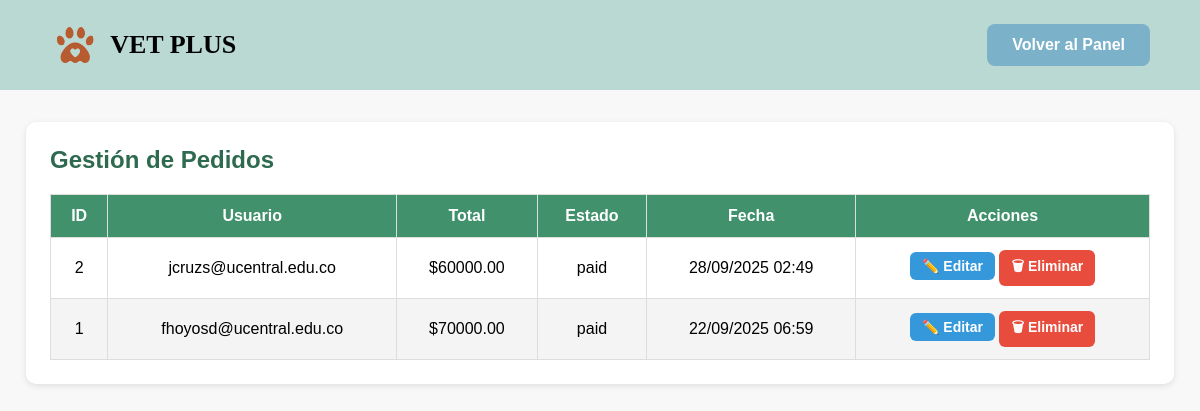
Page /orders/manage (signed in) on the committed database.
### vetplus/models.py (models this page shows)
class Order(db.Model):
    id = db.Column(db.Integer, primary_key = True)
    user_id = db.Column(db.Integer, db.ForeignKey("user.id"), nullable = False)
    full_name = db.Column(db.String(150), nullable = False)
    address = db.Column(db.String(200), nullable = False)
    phone = db.Column(db.String(20), nullable = False)
    payment_method = db.Column(db.String(50), nullable = False)
    card_number = db.Column(db.String(20), nullable = True)
    card_expiry = db.Column(db.String(7), nullable = True)
    created_at = db.Column(db.DateTime, default = datetime.utcnow)
    total = db.Column(db.Float, nullable = False)
    status = db.Column(db.String(20), default = "pending")  # pending, paid, cancelled
    user = db.relationship("User", backref = "orders")
    details = db.relationship("OrderDetail", backref = "order", cascade = "all, delete-orphan")

class User(db.Model, UserMixin):
    id = db.Column(db.Integer, primary_key = True)
    username = db.Column(db.String(50), unique = True, nullable = False)
    password = db.Column(db.String(100), nullable = False)
    role = db.Column(db.String(20), nullable = False, default = "owner") # owner, vet, admin
    name = db.Column(db.String(50), nullable = False)
    email = db.Column(db.String(100), unique = True, nullable = False)
    phone = db.Column(db.String(20), nullable = False)
    address = db.Column(db.String(200), nullable = False)
    pets = db.relationship("Pet", backref = "owner", cascade = "all, delete-orphan")
    patients = db.relationship(
        "Pet",
        secondary = vet_pet,
        back_populates = "veterinarians"
    )

### vetplus/routes/orders.py (the view)
@orders_bp.route("/orders/manage")
@login_required
def manage_orders():
    orders = Order.query.order_by(Order.created_at.desc()).all()
    return render_template("orders/manage_orders.html", orders = orders)

### vetplus/models.py (called while the page is built)
@login_manager.user_loader
def load_user(user_id):
    return User.query.get(int(user_id))

### templates/orders/manage_orders.html (shortened to what this page needs)
<!DOCTYPE html>
<html lang="es">
<head>
</head>
<body>
    <header>
        <div class="logo">
            <img src="{{ url_for('static', filename='img/logo.png') }}" alt="Logo Vetplus">
            <h1>VET PLUS</h1>
        </div>
        <a href="{{ url_for('main.dashboard') }}" class="btn">Volver al Panel</a>
    </header>
    <div class="container">
        <h2>Gestión de Pedidos</h2>
        <table>
            <thead>
                <tr>
                    <th>ID</th>
                    <th>Usuario</th>
                    <th>Total</th>
                    <th>Estado</th>
                    <th>Fecha</th>
                    <th>Acciones</th>
                </tr>
            </thead>
            <tbody>
                {% for order in orders %}
                <tr>
                    <td>{{ order.id }}</td>
                    <td>{{ order.user.email }}</td>
                    <td>${{ "%.2f"|format(order.total) }}</td>
                    <td>{{ order.status }}</td>
                    <td>{{ order.created_at.strftime("%d/%m/%Y %H:%M") }}</td>
                    <td>
                        <a href="{{ url_for('orders.edit_order', order_id=order.id) }}" class="actions-btn btn-edit">✏️ Editar</a>
                        <a href="{{ url_for('orders.delete_order', order_id=order.id) }}" class="actions-btn btn-delete" onclick="return confirm('¿Eliminar pedido?')">🗑 Eliminar</a>
                    </td>
                </tr>
                {% else %}
                <tr>
                    <td colspan="6">No hay pedidos registrados.</td>
                </tr>
                {% endfor %}
            </tbody>
        </table>
    </div>
</body>
</html>

### templates/orders/manage_orders.html (style rules this page uses)
body { font-family: Arial, sans-serif; margin: 0; background: #f8f8f8; }
header { display: flex; justify-content: space-between; align-items: center; padding: 20px 50px; background-color: #b9d9d2; }
.logo { display: flex; align-items: center; gap: 10px; }
.logo img { height: 50px; }
.logo h1 { font-family: 'Just Me Again Down Here', cursive; font-size: 26px; margin: 0; }
.btn { background: #7bb1c9; border: none; padding: 12px 25px; font-size: 16px; font-weight: bold; border-radius: 8px; cursor: pointer; color: #fff; transition: transform 0.2s ease, background 0.3s ease; text-decoration: none; }
.container { max-width: 1100px; margin: 2rem auto; padding: 1.5rem; background: #fff; border-radius: 10px; box-shadow: 0 2px 6px rgba(0,0,0,0.1); }
h2 { margin-top: 0; color: #2d6a4f; }
table { width: 100%; border-collapse: collapse; margin-top: 1rem; }
table th, table td { border: 1px solid #ddd; padding: 12px; text-align: center; }
table th { background: #40916c; color: #fff; }
tr:nth-child(even) { background: #f4f4f4; }
.btn-edit, .btn-delete { padding: 6px 12px; border: none; border-radius: 6px; font-weight: 600; cursor: pointer; text-decoration: none; transition: 0.3s; display: inline-block; font-size: 14px; }
.btn-edit { background: #3498db; color: #fff; }
.btn-delete { background: #e74c3c; color: #fff; }

### rows in the picture
Order: id "2", user.email "jcruzs@ucentral.edu.co", total "60000.00", status "paid", created_at "28/09/2025 02:49"
Order: id "1", user.email "fhoyosd@ucentral.edu.co", total "70000.00", status "paid", created_at "22/09/2025 06:59"
